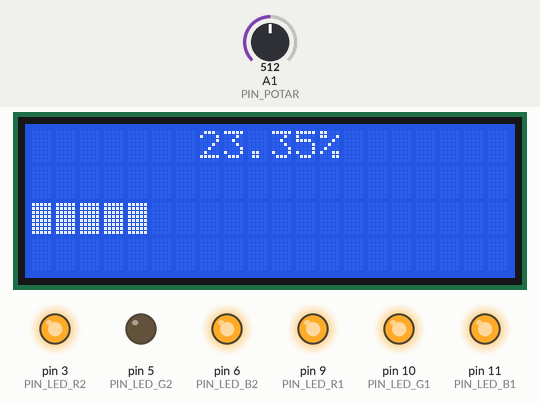
Simulated run of this program. Board: Arduino Uno, built with avr-gcc and run on an emulated ATmega328P. Parts: 20×4 character LCD, output pins drawn as LEDs (lit = HIGH). Dashed ring = blinking. The inputs (shaded band) are chosen by the test bench; at power-on: A1 (PIN_POTAR) = 512.

Above: at 8.5 s.
8.6 s: A1 (PIN_POTAR) set to 344
At 9.2 s:
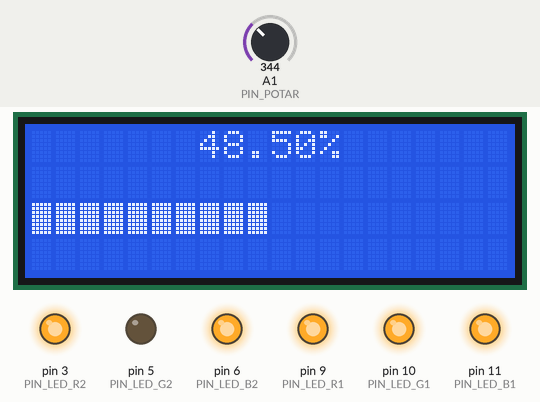
10.1 s: A1 (PIN_POTAR) set to 322
At 11.3 s:
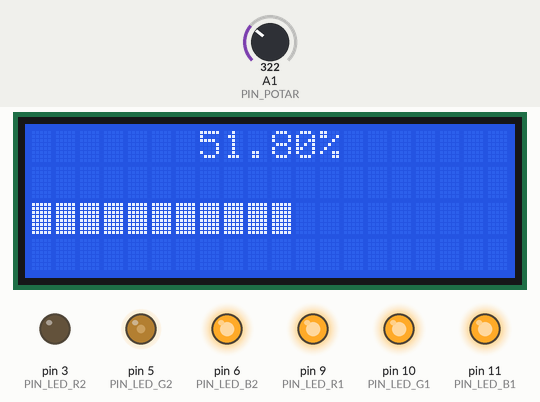
11.6 s: A1 (PIN_POTAR) set to 147
At 12.7 s:
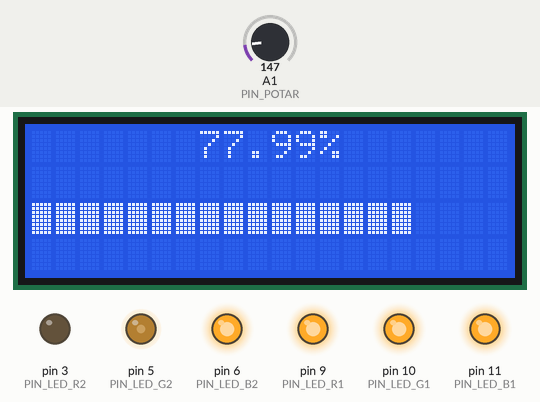
13.1 s: A1 (PIN_POTAR) set to 121
At 14.1 s:
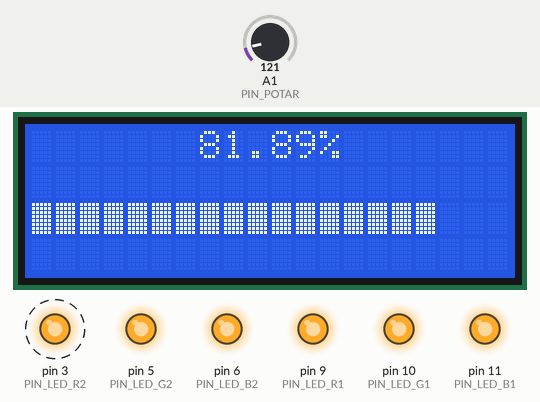
16.1 s: A1 (PIN_POTAR) set to 70
At 17.2 s:
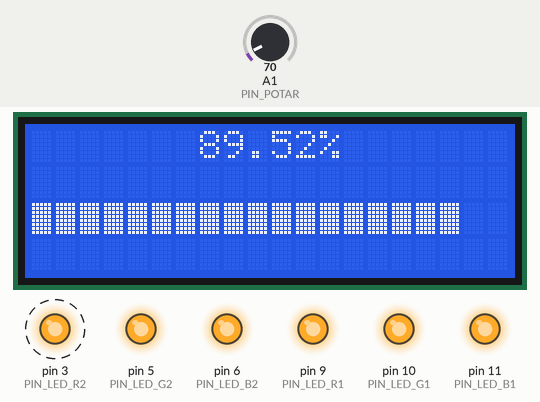
19.1 s: A1 (PIN_POTAR) set to 40
At 20.4 s:
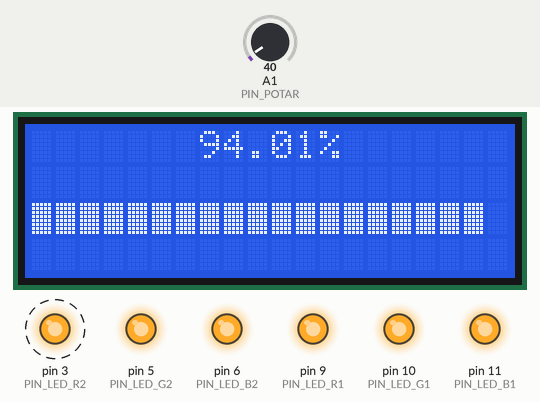
Timing chart, 0 to 23.1 s (numbered marks = the images above; inputs shaded):
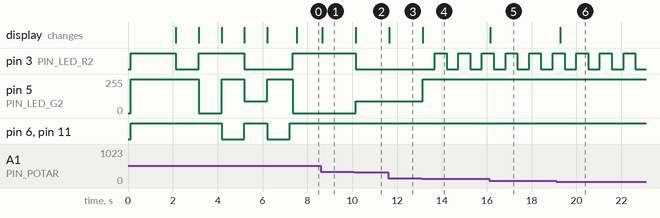

The program:

main.cpp
```cpp
/*
    This code has been written for Hydra Airsoft Experience project by Christian Poupounot.
    It handle RBG leds with different color modes set using potentiometer.
*/

#include <Arduino.h>
#include <Wire.h>
#include <LiquidCrystal_I2C.h>

// Hardware
#define POTENTIOMETER_MAX   668         // Valeur maximum du potentiometre 668
#define POTENTIOMETER_MIN   30          // Valeur minimum du potentiometre
#define TEST_LED_DURATION   1000        // Durée d'allumage des leds en phase de test
const bool COMMON_CATHODE   = false;    // Depends on LEDs type you have for your make
// First serie of 3 RGB LEDs
const int PIN_LED_R1        = 9;
const int PIN_LED_G1        = 10;
const int PIN_LED_B1        = 11;
// Second serie of 3 RGB LEDs
const int PIN_LED_R2        = 3;
const int PIN_LED_G2        = 5;
const int PIN_LED_B2        = 6;
// Setting potentiometer
const int PIN_POTAR         = A1;
// LCD screen
LiquidCrystal_I2C lcd(0x27, 20, 4);


// Working variables
float       potPercentage   = 0;
uint8_t     filledSquare[8] = {0xff,0xff,0xff,0xff,0xff,0xff,0xff,0xff}; // Custom char
byte        i;
bool        blinkOn         = true;     // Blink management
long int    lastBlink       = 0;        // Blink management
float       potarValue      = 0;

// Color management
enum RGB{
  RED,
  GREEN,
  BLUE,
  NUM_COLORS
};
int _rgbLedValues[] = {255, 0, 0}; // Red, Green, Blue

// Functions declaration
void displayColor(byte r, byte g, byte b);

void setup() {
 	// LCD Screen init
 	lcd.init();
 	lcd.backlight();
    lcd.createChar(0, filledSquare); // Sends the custom char to lcd
    lcd.clear();
    lcd.setCursor(0,0);

    // Serial.begin(9600);
    // Serial.println(F(""));
    lcd.print("Starting...         ");
    lcd.setCursor(0,2);
    lcd.print("    Hydra Airsoft   ");

    pinMode(PIN_LED_R1, OUTPUT);
    pinMode(PIN_LED_G1, OUTPUT);
    pinMode(PIN_LED_B1, OUTPUT);
    pinMode(PIN_LED_R2, OUTPUT);
    pinMode(PIN_LED_G2, OUTPUT);
    pinMode(PIN_LED_B2, OUTPUT);
    displayColor(0,0,0);
    delay(2000);

    // Test sequence on start to check if there is some burned leds
    lcd.clear();
    lcd.setCursor(0,1);
    lcd.print(F("- Test Red          "));
    displayColor(255, 0, 0);
    delay(TEST_LED_DURATION);
    lcd.setCursor(0,1);
    lcd.print(F("- Test Green        "));
    displayColor(0, 255, 0);
    delay(TEST_LED_DURATION);
    lcd.setCursor(0,1);
    lcd.print(F("- Test Blue         "));
    displayColor(0, 0, 255);
    delay(TEST_LED_DURATION);
    lcd.setCursor(0,1);
    lcd.print(F("- Test Orange       "));
    displayColor(255, 165, 0);
    delay(TEST_LED_DURATION);
    lcd.setCursor(0,1);
    lcd.print(F("- Test Purple       "));
    displayColor(255, 0, 255);
    delay(TEST_LED_DURATION);
    displayColor(0,0,0);

    // Set initial fading color
    displayColor(_rgbLedValues[RED], _rgbLedValues[GREEN], _rgbLedValues[BLUE]);
    delay(100);
    lcd.clear();
}

void loop() {
    // Blink management
    if (millis() - lastBlink >= 500){
        if (blinkOn) {blinkOn = false;}
        else {blinkOn = true;}
        lastBlink = millis();
    }

    // Computing percentage and reading potentiometer value
    potarValue = POTENTIOMETER_MAX - (float)analogRead(PIN_POTAR);
    potPercentage = potarValue/POTENTIOMETER_MAX;
    if (potPercentage < 0) {potPercentage = 0;}
    potPercentage = potPercentage * 100;

    // Display on LCD
    lcd.setCursor(0,0);
    lcd.print(F("       "));
    lcd.print(potPercentage);
    lcd.print(F("%        "));

    // Progress bar display
    lcd.setCursor(0,2);
    for (i = 0 ; i < 20 ; i++){
        if (i < potPercentage/5) {lcd.print((char)0);}
        else {lcd.print(" ");}
    }

    // DEBUG for potentiometer calibration
    //lcd.setCursor(0,3);
    //lcd.print(analogRead(PIN_POTAR));
    //lcd.print("    ");

    // Lighting RGB Leds
    if (potPercentage > 3){
        if (potPercentage > 80) {
            if (blinkOn) {
                displayColor(255,0,0); // RED
            } else {
                displayColor(0,0,0); // OFF
            }

        } else {
            if (potPercentage > 50) {
                displayColor(255,165,0); // ORANGE
            } else {
                displayColor(0,255,0); // GREEN
            }
        }
    } else {
        displayColor(0,0,0);
    }

    // UI Debouncing
    //delay(300);
}

// Actual display of selected combination of colors
void displayColor(byte redValue, byte greenValue, byte blueValue) {

    if (COMMON_CATHODE){
        // Common cathode
        analogWrite(PIN_LED_R1, redValue);
        analogWrite(PIN_LED_G1, greenValue);
        analogWrite(PIN_LED_B1, blueValue);
        analogWrite(PIN_LED_R2, redValue);
        analogWrite(PIN_LED_G2, greenValue);
        analogWrite(PIN_LED_B2, blueValue);
    } else {
        // Common anode
        analogWrite(PIN_LED_R1, ~redValue);
        analogWrite(PIN_LED_G1, ~greenValue);
        analogWrite(PIN_LED_B1, ~blueValue);
        analogWrite(PIN_LED_R2, ~redValue);
        analogWrite(PIN_LED_G2, ~greenValue);
        analogWrite(PIN_LED_B2, ~blueValue);
    }
}
```

Measured:
- the behaviour switches between 334 and 333 on A1 (PIN_POTAR) (found by bisection; images 1 and 2)
- the behaviour switches between 134 and 133 on A1 (PIN_POTAR) (found by bisection; images 3 and 4)
- after the input at 8.6 s, the display: changes after 0.05 s (image 1)
- after the input at 10.1 s, pin 3 (PIN_LED_R2): HIGH → LOW after 0.05 s; pin 5 (PIN_LED_G2): 0/255 → 90/255 after 0.05 s; the display: changes after 0.05 s (image 2)
- after the input at 11.6 s, the display: changes after 0.05 s (image 3)
- after the input at 13.1 s, pin 3 (PIN_LED_R2): alternates HIGH for 0.53 s and LOW for 0.53 s, starting after 0.58 s; pin 5 (PIN_LED_G2): 90/255 → 255/255 after 0.05 s; the display: changes after 0.05 s (image 4)
- after the input at 16.1 s, the display: changes after 0.05 s (image 5)
- after the input at 19.1 s, the display: changes after 0.17 s (image 6)
